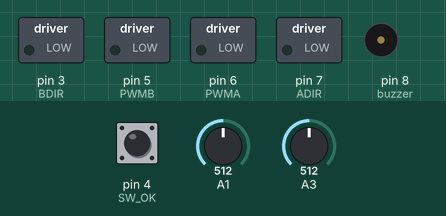
This sketch was run on a simulated Arduino Uno, built with avr-gcc and run on an emulated ATmega328P. Parts: switched loads named in the sketch (green lamp = pin HIGH), buzzer (waves = sounding). The test bench sets the inputs (shaded band); at power-on: pin 4 (SW_OK) LOW, A1 = 512, A3 = 512. What the sketch prints to the serial monitor is not drawn.

Above: at 0.1 s.
Timing chart, 0 to 1.6 s (numbered marks = the images above):
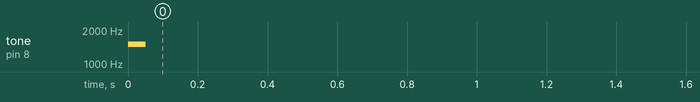

The sketch:

robot62_x2_lp.ino
```cpp
#include "stdrobot.h"


void setup() {
  robot_init();
  Serial.begin(115200);
  OK();
  //FF();FR();FF();FR();FF();FR();FF();FL();
//  FF();FL();FL();

}

void loop() {
//  Serial.print("A0=");
//  Serial.print(in(A0));
//  Serial.print(", A1=");
  Serial.print(in(A3)); Serial.print(",");
//  Serial.print(", A2=");
//  Serial.print(in(A2));
//  Serial.print(", A3=");
  Serial.println(in(A1));
//  Serial.println();
  delay(50);
}
```

pin_mapping_xt.h
```cpp
// pin_mapping_xt.h
#ifndef pin_mapping_xt_h
#define pin_mapping_xt_h

/* driver motor */
int       ADIR = 7;
int       PWMA = 6;
int       BDIR = 3;
int       PWMB = 5;

/* ultrasocnic */
const int trigPin = 11;
const int echoPin = 12;

/* buzzer */
int       buzzer = 8;

/* light sensors */
int	L2_PORT = 0;
int	L1_PORT = 1;
int	R1_PORT = 2;
int	R2_PORT = 3;

/* servo */

/* SW */
int SW_OK = 4;

#endif
```

stdrobot.h
```cpp
// stdrobot.h
#ifndef stdrobot_h
#define stdrobot_h

#include "pin_mapping_xt.h"
//#include <Servo.h>


int SPEED=30;
#define WALL_DELAY 100       // มุมเลี้ยวชนผนัง

#define STRAING_DELAY 10
#define BACKWARD_DELAY 600

#define in(port) readSensor(port)

int TURN_DELAY = 1700;

int L1, L2, R1, R2;
extern int SPEED;

int readSensor(int port){
  int val=analogRead(port);
  //return val>250 ? 1:0;
  return val;
}
void beep(){
  tone(buzzer, 1500);
  delay(50);
  noTone(buzzer);
}

void OK(){
	while(digitalRead(SW_OK))
		delay(100);
}

void fd(int speed){
  //directiovoin
  digitalWrite(ADIR, LOW);
  digitalWrite(BDIR, LOW);
  // speed
  analogWrite(PWMA, map(speed, 0, 100, 0, 255));
  analogWrite(PWMB, map(speed, 0, 100, 0, 255));
}

void sl(int speed){
  //direction
  digitalWrite(ADIR, HIGH);
  digitalWrite(BDIR, LOW);
  // speed
  analogWrite(PWMA, map(speed, 0, 100, 0, 255));
  analogWrite(PWMB, map(speed, 0, 100, 0, 255));
}

void sr(int speed){
  //direction
  digitalWrite(ADIR, LOW);
  digitalWrite(BDIR, HIGH);
  // speed
  analogWrite(PWMA, map(speed, 0, 100, 0, 255));
  analogWrite(PWMB, map(speed, 0, 100, 0, 255));
}

void tl(int speed){
  //direction
  digitalWrite(ADIR, HIGH);
  digitalWrite(BDIR, LOW);
  // speed
  analogWrite(PWMA, 0);
  analogWrite(PWMB, map(speed, 0, 100, 0, 255));
}

void tr(int speed){
  //direction
  digitalWrite(ADIR, LOW);
  digitalWrite(BDIR, HIGH);
  // speed
  analogWrite(PWMA, map(speed, 0, 100, 0, 255));
  analogWrite(PWMB, 0);
}

void bk(int speed){
  //direction
  digitalWrite(ADIR, HIGH);
  digitalWrite(BDIR, HIGH);

  // speed
  analogWrite(PWMA, map(speed, 0, 100, 0, 255));
  analogWrite(PWMB, map(speed, 0, 100, 0, 255));
}

void ao(){
  analogWrite(PWMA, 0);
  analogWrite(PWMB, 0);
}

///////////////////////////////////

void FF() {
  /////////// เช็คผนัง /////////////
  while (digitalRead(A1)) {
    if (!in(A0)) {
      sr(SPEED);
      delay(WALL_DELAY);
    }
    else if (!in(A2)) {
      sl(SPEED);
      delay(WALL_DELAY);
    }
    else {
      fd(SPEED);
    }
  }
  beep();beep();
  //ao();while(1);
  //////////// เช็คแยกแล้วตั้งลำ ///////////////
  fd(SPEED);
  while (in(A0) || in(A2)) {
    if (!in(A0)) {
      sl(SPEED);
    }
    else if (!in(A2)) {
      sr(SPEED);
    }
    else{
      fd(SPEED);
    }
  }
  delay(STRAING_DELAY);     // เผื่อหุ่นไม่ตรง เลี้ยวจนตรง
  ao();                     // หยุด
  delay(500);               // คิดซักนิดก่อนไปต่อ
  /////////////////////////////////////////////

  bk(SPEED);            // ถอยหลัง
  delay(BACKWARD_DELAY);
  ao();
}

void FR() {
  delay(500);       // หยุดคิดซักนิดก่อนไปต่อ
  sr(SPEED);  // หมุนขวาด้วยความเร็ว 60%
  delay(TURN_DELAY);// หมุนนานเท่าใด
  ao();             // หยุด
  delay(500);       // หยุดคิดซักนิดก่อนไปต่อ
}

void FL() {
  delay(500);
  sl(SPEED);
  delay(TURN_DELAY);
  ao();
  delay(500);
}

void KICK() {
  bk(SPEED*0.5);
  delay(BACKWARD_DELAY);
  ao();
  FL();     // เลี่ยวซ้าย 90 องศา
  FL();     // เลี่ยวซ้าย 90 องศา (กลับหลังหัน)
  ao();
  delay(500);
  bk(SPEED);
  delay(BACKWARD_DELAY);
  ao();
  delay(500);
//  delay(500); servo(1, 100);
//  delay(500); servo(1, 115);
//  delay(500); servo(1, 90);
  delay(1000);
}

void BL(){}
void BR(){}
void KEEP(){}
void RL(){
//  servo(1, 90);
}

void robot_init(){
	 /* drive motor */
	 pinMode(PWMA,OUTPUT); //PWM Pin 1
	 pinMode(PWMB,OUTPUT); //PWM Pin 2
	 pinMode(ADIR,OUTPUT); //Left Motor Pin 1
	 pinMode(BDIR,OUTPUT);  //Right Motor Pin 2
	 digitalWrite(ADIR, LOW);
	 digitalWrite(BDIR, LOW);
	 /* set to initial val */
	 ao(); // all motors off
   beep();

}

#endif
```
